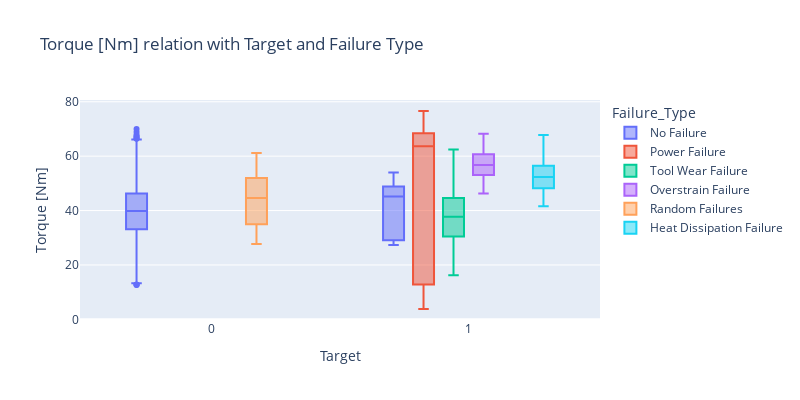

Notebook code cell kept with this figure:
### Code cell
fig= px.box(data, y= 'Torque [Nm]', x= 'Target', title='Torque [Nm] relation with Target and Failure Type',
color= 'Failure_Type', width=800, height=400)
fig.show()

### Figure 1 — Plotly figure (JSON) as saved in the notebook; plotly's stock layout.template omitted (floating-point values rounded to 4 significant figures; data arrays with more than 128 entries replaced by an {"elided": "..."} marker saying what was removed)
{"data": [{"alignmentgroup": "True", "hovertemplate": "Failure_Type=No Failure<br>Target=%{x}<br>Torque [Nm]=%{y}<extra></extra>", "legendgroup": "No Failure", "marker": {"color": "#636efa"}, "name": "No Failure", "notched": false, "offsetgroup": "No Failure", "orientation": "v", "showlegend": true, "type": "box", "x": {"elided": "9652 int values"}, "x0": " ", "xaxis": "x", "y": {"elided": "9652 float values"}, "y0": " ", "yaxis": "y"}, {"alignmentgroup": "True", "hovertemplate": "Failure_Type=Power Failure<br>Target=%{x}<br>Torque [Nm]=%{y}<extra></extra>", "legendgroup": "Power Failure", "marker": {"color": "#EF553B"}, "name": "Power Failure", "notched": false, "offsetgroup": "Power Failure", "orientation": "v", "showlegend": true, "type": "box", "x": [1, 1, 1, 1, 1, 1, 1, 1, 1, 1, 1, 1, 1, 1, 1, 1, 1, 1, 1, 1, 1, 1, 1, 1, 1, 1, 1, 1, 1, 1, 1, 1, 1, 1, 1, 1, 1, 1, 1, 1, 1, 1, 1, 1, 1, 1, 1, 1, 1, 1, 1, 1, 1, 1, 1, 1, 1, 1, 1, 1, 1, 1, 1, 1, 1, 1, 1, 1, 1, 1, 1, 1, 1, 1, 1, 1, 1, 1, 1, 1, 1, 1, 1, 1, 1, 1, 1, 1, 1, 1, 1, 1, 1, 1, 1], "x0": " ", "xaxis": "x", "y": [4.6, 65.7, 62.3, 10.7, 60.7, 63.9, 12.8, 61.5, 4.2, 71.6, 5.6, 76.2, 14.6, 68.3, 9.3, 62.3, 69, 69.1, 15.3, 74.5, 8.8, 58.5, 69.4, 3.8, 67.3, 12.8, 66.3, 69.4, 13, 62.9, 63.6, 68.2, 67.5, 63.2, 72.8, 12.8, 8, 12, 11.8, 67.6, 9.7, 59.8, 66.7, 59.2, 12.1, 68.6, 68, 13.9, 5.8, 68.2, 62.7, 66.8, 10.8, 11.4, 69.4, 70.6, 13, 11.4, 68.6, 9.8, 70.5, 68.5, 71.3, 61.5, 70, 65.3, 65.3, 67.9, 61.2, 73.6, 63.7, 65.8, 65.6, 12.2, 67.2, 13.4, 12.2, 61.8, 69.6, 12.5, 65.2, 71.8, 76.6, 59.1, 9.7, 68.6, 69.7, 12.1, 72, 59.6, 75.4, 64.2, 62.5, 66.7, 68.2], "y0": " ", "yaxis": "y"}, {"alignmentgroup": "True", "hovertemplate": "Failure_Type=Tool Wear Failure<br>Target=%{x}<br>Torque [Nm]=%{y}<extra></extra>", "legendgroup": "Tool Wear Failure", "marker": {"color": "#00cc96"}, "name": "Tool Wear Failure", "notched": false, "offsetgroup": "Tool Wear Failure", "orientation": "v", "showlegend": true, "type": "box", "x": [1, 1, 1, 1, 1, 1, 1, 1, 1, 1, 1, 1, 1, 1, 1, 1, 1, 1, 1, 1, 1, 1, 1, 1, 1, 1, 1, 1, 1, 1, 1, 1, 1, 1, 1, 1, 1, 1, 1, 1, 1, 1, 1, 1, 1], "x0": " ", "xaxis": "x", "y": [41.3, 35.8, 37.7, 36.1, 31, 38.2, 23.4, 37.5, 41.9, 47.6, 19.8, 39, 46.4, 37.3, 34.4, 29, 30.4, 45.3, 40.9, 46, 35.9, 35, 48, 54.8, 30.5, 37.9, 37.8, 45.9, 46.7, 44.3, 30.5, 29, 38.9, 18.9, 47.9, 33.1, 27, 46.3, 40.5, 44.4, 62.4, 35.4, 25.6, 23.3, 16.2], "y0": " ", "yaxis": "y"}, {"alignmentgroup": "True", "hovertemplate": "Failure_Type=Overstrain Failure<br>Target=%{x}<br>Torque [Nm]=%{y}<extra></extra>", "legendgroup": "Overstrain Failure", "marker": {"color": "#ab63fa"}, "name": "Overstrain Failure", "notched": false, "offsetgroup": "Overstrain Failure", "orientation": "v", "showlegend": true, "type": "box", "x": [1, 1, 1, 1, 1, 1, 1, 1, 1, 1, 1, 1, 1, 1, 1, 1, 1, 1, 1, 1, 1, 1, 1, 1, 1, 1, 1, 1, 1, 1, 1, 1, 1, 1, 1, 1, 1, 1, 1, 1, 1, 1, 1, 1, 1, 1, 1, 1, 1, 1, 1, 1, 1, 1, 1, 1, 1, 1, 1, 1, 1, 1, 1, 1, 1, 1, 1, 1, 1, 1, 1, 1, 1, 1, 1, 1, 1, 1], "x0": " ", "xaxis": "x", "y": [60.7, 52.3, 58.8, 56.8, 56.2, 56.7, 49.8, 62, 55.6, 56.4, 61.2, 57.1, 52.5, 49.1, 53.8, 53.3, 61, 52.9, 61, 58.8, 53.6, 50.4, 53.6, 48.9, 60.7, 65.1, 51.5, 54.2, 56.8, 62.6, 57.8, 53.1, 65.3, 68.2, 60.3, 50.3, 55.7, 53, 56.8, 58.7, 62.5, 59.9, 53.8, 46.3, 52.1, 56.2, 59.1, 64.4, 58, 57.3, 65.3, 51.8, 52.9, 60.3, 60.1, 61.3, 67.5, 58.4, 57.9, 59.2, 57.1, 50.2, 65.2, 53.9, 65.9, 50.6, 61.3, 52.7, 53.9, 55.4, 55.7, 56.3, 61.9, 48.8, 54.8, 48.9, 60.9, 56.1], "y0": " ", "yaxis": "y"}, {"alignmentgroup": "True", "hovertemplate": "Failure_Type=Random Failures<br>Target=%{x}<br>Torque [Nm]=%{y}<extra></extra>", "legendgroup": "Random Failures", "marker": {"color": "#FFA15A"}, "name": "Random Failures", "notched": false, "offsetgroup": "Random Failures", "orientation": "v", "showlegend": true, "type": "box", "x": [0, 0, 0, 0, 0, 0, 0, 0, 0, 0, 0, 0, 0, 0, 0, 0, 0, 0], "x0": " ", "xaxis": "x", "y": [46.4, 45.7, 31.1, 35.5, 50.4, 27.7, 32.3, 61.2, 35, 55, 36.5, 59.7, 28.7, 57.5, 38.5, 52, 43.5, 46.7], "y0": " ", "yaxis": "y"}, {"alignmentgroup": "True", "hovertemplate": "Failure_Type=Heat Dissipation Failure<br>Target=%{x}<br>Torque [Nm]=%{y}<extra></extra>", "legendgroup": "Heat Dissipation Failure", "marker": {"color": "#19d3f3"}, "name": "Heat Dissipation Failure", "notched": false, "offsetgroup": "Heat Dissipation Failure", "orientation": "v", "showlegend": true, "type": "box", "x": [1, 1, 1, 1, 1, 1, 1, 1, 1, 1, 1, 1, 1, 1, 1, 1, 1, 1, 1, 1, 1, 1, 1, 1, 1, 1, 1, 1, 1, 1, 1, 1, 1, 1, 1, 1, 1, 1, 1, 1, 1, 1, 1, 1, 1, 1, 1, 1, 1, 1, 1, 1, 1, 1, 1, 1, 1, 1, 1, 1, 1, 1, 1, 1, 1, 1, 1, 1, 1, 1, 1, 1, 1, 1, 1, 1, 1, 1, 1, 1, 1, 1, 1, 1, 1, 1, 1, 1, 1, 1, 1, 1, 1, 1, 1, 1, 1, 1, 1, 1, 1, 1, 1, 1, 1, 1, 1, 1, 1, 1, 1, 1], "x0": " ", "xaxis": "x", "y": [62.4, 46.8, 47.3, 49.3, 44, 59.1, 48.4, 62.4, 58, 58.2, 54.9, 51.7, 45.1, 46.3, 47.8, 62.8, 57.4, 61.2, 48, 55.6, 44.4, 60.6, 47.5, 51.5, 49.2, 46.1, 54.8, 53.2, 48.4, 52.8, 49.3, 60, 56.9, 55.5, 48.6, 60.7, 52, 45.4, 48.5, 61, 49, 63.9, 50.5, 55.8, 48.2, 57.3, 48.2, 57.6, 65.5, 45.1, 51.6, 50.9, 45.5, 58.5, 54.6, 62.4, 48.9, 52.7, 50.6, 51.2, 54.3, 67.8, 41.8, 55.2, 57.2, 54, 62.4, 45.7, 52.5, 45.1, 55.1, 51.2, 47.5, 55, 52.2, 48.2, 47.6, 44.2, 54.3, 56.2, 53.6, 52.6, 51, 53.7, 54.6, 54.2, 51.1, 48.1, 54, 47.3, 66.8, 56.8, 44.1, 50.9, 47, 61, 45.1, 58.2, 53.8, 46.7, 51.3, 46.5, 52.7, 52.9, 49.3, 54.6, 54.5, 41.6, 62, 63.9, 50.9, 51.8], "y0": " ", "yaxis": "y"}], "layout": {"boxmode": "group", "height": 400, "legend": {"title": {"text": "Failure_Type"}, "tracegroupgap": 0}, "title": {"text": "Torque [Nm] relation with Target and Failure Type"}, "width": 800, "xaxis": {"anchor": "y", "domain": [0, 1], "title": {"text": "Target"}}, "yaxis": {"anchor": "x", "domain": [0, 1], "title": {"text": "Torque [Nm]"}}}}
